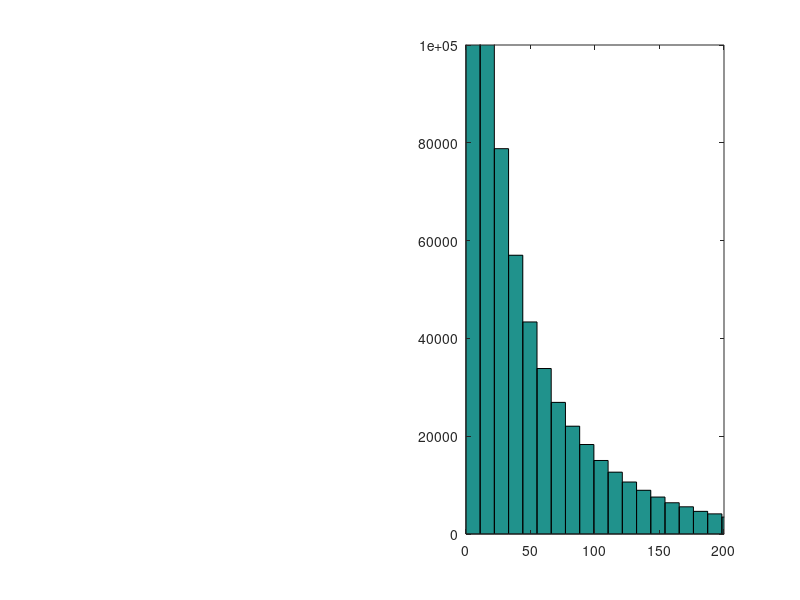

This chart was generated by the following MATLAB code: (Note: this script raises an error after producing the figure.)
%% BETA DISTRIBUTION

xx = linspace(0,1,100);
plot(xx,betapdf(xx,1.3,4))

%% gamma distribution

Jbar = 35;
tau = 95;
samples = gamrnd(Jbar/tau,tau,[1,1e6]);
% figure
subplot(1,2,2)
hist(samples,100)
axis([0 200, 0 1e5]);

%% check percent correct as a function of session
subjid = 'DC';
exptype = 'Delay';

filepath = 'experiment_data/output_mat/round4/';
filename = ['Exp_ChangeLocalization_' exptype '_subj' subjid '.mat'];

load([filepath filename],'progPC')
plot(progPC,'ko'); hold on
plot([0 60],[25 25],'Color',0.7*ones(1,3)); % chance
plot([10 10;20 20;30 30;40 40;50 50],[0 100],'Color',0.7*ones(1,3))
ylim([0 100])
defaultplot;
hold off
xlabel('block number')
ylabel('PC')


%% check percent correct as a function of delta and confidence
clear all

subjid = 'DC';
exptype = 'Contrast';

filepath = 'experiment_data/output_mat/round4/';
filename = ['Exp_ChangeLocalization_' exptype '_subj' subjid '.mat'];
load([filepath filename],'designMat','stimuliMat','names')

% plotting as a function of delta
deltaVec = unique(abs(designMat(:,1)));
nDeltas = length(deltaVec);
PCVec = nan(1,nDeltas);
for idelta = 1:nDeltas
    delta = deltaVec(idelta);
    idx = (abs(designMat(:,1)) == delta);
    
    PCVec(idelta) = nanmean(designMat(idx,10));
end
figure;
plot(deltaVec,PCVec,'ok')
xlabel('delta')
ylabel('PC')
ylim([0 1])
defaultplot

% plotting as a function of confidence
nConf = 4;
PCVec = nan(1,nConf);
for iconf = 1:nConf
    idx = (designMat(:,12) == iconf);
    
    PCVec(iconf) = mean(designMat(idx,10));
end
figure;
plot(PCVec,'ok')
xlabel('confidence')
ylabel('PC')
ylim([0 1])
defaultplot


%% logistic regression: pc ~ condition + delta
clear all
clc

subjid = 'AHY';
load(sprintf('data_ChangeLocalization_subj%s.mat',subjid));

deltaVec = 2.5:5:87.5;              % possible change values
respVec = [3 0 4 0 0 0 2 0 1];      % go from response key to location index

designMat = designMat(designMat(:,2) ~= 2,:);

% set X and y matrices
y = designMat(:,7); % correct/not correct
X = [designMat(:,2) abs(designMat(:,1))]; % delay, delta
X(X(:,1) == 0,2) = 1; % delay for 0 condition is 1
X(X(:,2) == 4,2) = 3; % delay for 4 condition is 3

% logistic regression
mdl = fitglm(X,y,'Distribution','binomial')
ci = coefCI(mdl)

%% linear regression: confidence ~ condition + delta

clear all

subjid = 'AHY';
load(sprintf('data_ChangeLocalization_subj%s.mat',subjid));

deltaVec = 2.5:5:87.5;              % possible change values
respVec = [3 0 4 0 0 0 2 0 1];      % go from response key to location index

designMat = designMat(designMat(:,2) ~= 2,:);

% set X and y matrices
y = designMat(:,9); % confidence rating
X = [designMat(:,2) abs(designMat(:,1))]; % delay, delta
X(X(:,1) == 0,2) = 1; % delay for 0 condition is 1
X(X(:,2) == 4,2) = 3; % delay for 4 condition is 3

% linear regression
X = [ones(size(designMat,1),1) X];
[b,bint,~,~,stats] = regress(y,X) % stats: R^2, F, p, and estimate of error variance

% % ordinal multinomial regression
% [B,dev,stats] = mnrfit(X,y,'model','ordinal')
% LL = stats.beta - 1.96*stats.se
% UL = stats.beta + 1.96*stats.se
%
% % plot regression fits
% xx = linspace(5,85,50);
% XX = [ones(50,1) 3*ones(50,1) xx'];
% BMat = [B(1:3)'; repmat(B(4:end),1,3)];
% logoddsMat = XX*BMat; % log odds for each of the 3 equations
% logoddssign = sign(logoddsMat);
% difflogoddssign = diff(logoddssign,1,2); % difference between the signs of log odds
% [row,col] = find(difflogoddssign == 2);
% predictedConf = nan(50,1);
% predictedConf(row) = col+1;
% predictedConf(logoddssign(:,1) == 1 ) = 1;
% predictedConf(logoddssign(:,3) == -1) = 4;
% hold on; plot(xx,predictedConf);


%% create model fit datat psychometric fn
clear all

load('modelfits.mat')
model = 2;
subjids = {'AHY','LA'};
nSubj = length(subjids);
deltaVec = 2.5:5:87.5;

for isubj = 1:nSubj;
    subjid = subjids{isubj};
    bfp = squeeze(xbest(isubj,model,:));
    
    X = []; % data in luigiform
    Nsamples = 1e5; % default if empty
    
    [~,prmat,X] = AhyBCL_datalikeall(bfp,X,model,Nsamples);
    data = X;
    save(sprintf('experiment_data/grant_data/luigidata_ChangeLocalization_subj%s_model%d.mat',subjid,model),'data','prmat');
end

for isubj = 1:nSubj;
    subjid = subjids{isubj};
    load(sprintf('experiment_data/grant_data/luigidata_ChangeLocalization_subj%s_model%d.mat',subjid,model));
    
    % plot psychometric function
    figure;
    hold on;
    colors = aspencolors(4,'pastel');%['b'; 'y'; 'g'; 'r'];
    condlegendd = {'0/2', '2/1','2/2','4/1'};
    for icond = 1:4;
        subplot(2,2,icond)
        plot_psychometricfunction({subjid},icond); % plot real data
        pc = prmat{icond}(:,1)';
        pc_std = pc.*(1-pc)./24;
        plot_summaryfit(deltaVec,[],[],pc,pc_std,colors(icond,:),colors(icond,:));
        title(condlegendd{icond})
        axis([0 90 0 1])
        ax = gca;
        ax.XTick = [0 30 60 90];
        ax.YTick = 0:.5:1;
        %     fill([deltaVec fliplr(deltaVec)],[pc-pc_std fliplr(pc + pc_std)],colors(icond,:))
    end
    
end

%% LOOK AT SOME STIMULI ON PSYCHTOOLBOX

% line stimuli
numDegrees = 180;
% prefs.lineArea = prefs.stimArea; % so line is same area as ellipse
lineWidth = 3; % pixels
lineLength = 100;
lineCoordinates = nan(2,numDegrees);
for j = 1:numDegrees;
    [lineCoordinates(1,j), lineCoordinates(2,j)] = lineCoord(lineLength,j);
end

% psychtoolbox
screenNumber = max(Screen('Screens'));       % use external screen if exists
[w, h] = Screen('WindowSize', screenNumber);  % screen resolution of smaller display
screenCenter = [w h]/2;
windowPtr = Screen('OpenWindow',screenNumber,128*ones(1,3),[],32,2);
Screen(windowPtr,'BlendFunction',GL_SRC_ALPHA,GL_ONE_MINUS_SRC_ALPHA);

% make gabor patch with full contrast
stimLength = 100;
StimSizes = [stimLength stimLength];
reliability = 1; % contrast of 1
im = makeGabor(stimLength, reliability);
StimPatch= Screen('MakeTexture',windowPtr,im);


pos = screenCenter + [100 100];
lineVec = [0 30];
nLines = length(lineVec);
for iline = 1:nLines;
    deg = mod(90-lineVec(iline),180);
    if deg == 0; deg = 180; end
    
    % gabor
    srcrect = [0 0 StimSizes];
    destrect = CenterRectOnPoint(srcrect,pos(1),pos(2));
    Screen('DrawTexture', windowPtr, StimPatch, srcrect,destrect, 180-90+deg);
    
    % line
    lineStim = lineCoordinates(:,deg);
    xy = [-lineStim lineStim];
    Screen('DrawLines',windowPtr, xy, lineWidth,256,pos,1);
    
    Screen('flip',windowPtr); % tic;
    pause;
end

sca;
ShowCursor;




%% ============================================
%       LOOKING AT PARAMETER FITS
% ============================================

%% COMPILE MODEL FITS FOR ALL SUBJECTS

modelVec = [1 2];
subjids = {'ALM','DR','EN','MR'};
exptypeVec = {'Contrast','Delay'};
filelocation = 'results/vss-dec2016/txt/';

nSubjs = length(subjids);
nModels = length(modelVec);
nExptype = length(exptypeVec);
nParams = 3;


for imodel = 1:nModels
    model = modelVec(imodel);
    modelstr = ['model' num2str(model)];
    
    for iexptype = 1:nExptype
        exptype = exptypeVec{iexptype};
        
        
        for isubj = 1:nSubjs
            subjid = subjids{isubj};
            filename = sprintf('%sChangeLocalization_%s_model%d_subj%s.txt',filelocation,exptype,model,subjid);
            alldata = dlmread(filename);
            
            datasorted = sortrows(alldata,nParams+1);
            fits.(modelstr).(exptype).bfpMat(isubj,:)= datasorted(end,1:nParams);
            fits.(modelstr).(exptype).LLVec(isubj)= datasorted(end,nParams+1);
        end
    end
    
end

save('modelfits.mat','fits')

%% MODEL COMPARISON

Contrast_AICMat = -2.*[fits.model1.Contrast.LLVec; fits.model2.Contrast.LLVec]+6;
Delay_AICMat = -2.* [fits.model1.Delay.LLVec; fits.model2.Delay.LLVec]+6;
modcomp = Contrast_AICMat + Delay_AICMat;

comparetype = 2;
switch comparetype
    case 1 % just contrast
        comparevalue = Contrast_AICMat;
    case 2 % just delay
        comparevalue = Delay_AICMat;
    case 3 % both
        comparevalue = modcomp;
end

% positive number means 
moddiff = bsxfun(@minus,comparevalue,comparevalue(1,:))
mean_moddiff = mean(moddiff,2)
sem_moddiff = std(moddiff,[],2)./sqrt(4)

%% =======================
%  PLOTS
% ===================

clear all

filelocation = 'results/vss-dec2016/txt-lapse/';
load([filelocation 'modelfits.mat'])
subjids = {'ALM','DR','EN','MR'};
exptype = 'Delay';
model = 2;
modelstr = sprintf('model%d',model);

nSubj = length(subjids);
deltaVec = 2.5:5:87.5;

for isubj = 1:nSubj
subjid = subjids{isubj};
bfp = fits.(modelstr).(exptype).bfpMat(isubj,:);
try
if bfp(4) == 0
    bfp(4) = 1e-6;
end
end

X = []; % data in luigiform
Nsamples = 1000; % default if empty

[~,prmat,X] = AhyBCL_datalikeall(bfp,X,model,Nsamples);

% plot psychometric function
figure;
hold on;
colors = aspencolors(4,'pastel');%['b'; 'y'; 'g'; 'r'];
condlegendd = {'0/2', '2/1','2/2','4/1'};
for icond = 1:4
    subplot(2,2,icond)
    plot_psychometricfunction({subjid},exptype,icond); % plot real data
    pc = prmat{icond}(:,1)';
    pc_std = pc.*(1-pc)./24;
    plot_summaryfit(deltaVec,[],[],pc,pc_std,colors(icond,:),colors(icond,:));
    title(condlegendd{icond})
    axis([0 90 0 1])
    ax = gca;
    ax.XTick = [0 30 60 90];
    ax.YTick = 0:.5:1;
    %     fill([deltaVec fliplr(deltaVec)],[pc-pc_std fliplr(pc + pc_std)],colors(icond,:))
end
end

%% average plot

clear all

filelocation = 'results/vss-dec2016/txt/';
load([filelocation 'modelfits.mat'])
subjids = {'ALM','DR','EN','MR'};
exptype = 'Delay';
model = 2;

modelstr = sprintf('model%d',model);
nSubj = length(subjids);
deltaVec = 2.5:5:87.5;

PRMat = cell(1,4);
for isubj = 1:nSubj
    subjid = subjids{isubj};
    bfp = fits.(modelstr).(exptype).bfpMat(isubj,:);
    try
    if bfp(4) == 0
        bfp(4) = 1e-6;
    end
    end
    
    X = []; % data in luigiform
    Nsamples = 1000; % default if empty
    
    [~,prmat,X] = AhyBCL_datalikeall(bfp,X,model,Nsamples);
    
    PRMat = cellfun(@(x,y) [x;y(:,1)'],PRMat,prmat,'UniformOutput',false);
    
end
mean_mod = cellfun(@mean,PRMat,'UniformOutput',false);
sem_mod = cellfun(@(x) std(x)/sqrt(size(x,1)),PRMat,'UniformOutput',false);
mean_mod= reshape(cell2mat(mean_mod),[18 4])';
sem_mod = reshape(cell2mat(sem_mod),[18 4])';

% plot psychometric function
figure;
hold on;
colors = aspencolors(4,'pastel');%['b'; 'y'; 'g'; 'r'];
condlegendd = {'0/2', '2/1','2/2','4/1'};
for icond = 1:4
    
    subplot(2,2,icond)
    plot_psychometricfunction(subjids,exptype,icond); % plot real data
    
    plot_summaryfit(deltaVec,[],[],mean_mod(icond,:),sem_mod(icond,:),colors(icond,:),colors(icond,:));
    title(condlegendd{icond})
    axis([0 90 0 1])
    ax = gca;
    ax.XTick = [0 30 60 90];
    ax.YTick = 0:.5:1;
    %     fill([deltaVec fliplr(deltaVec)],[pc-pc_std fliplr(pc + pc_std)],colors(icond,:))
end
